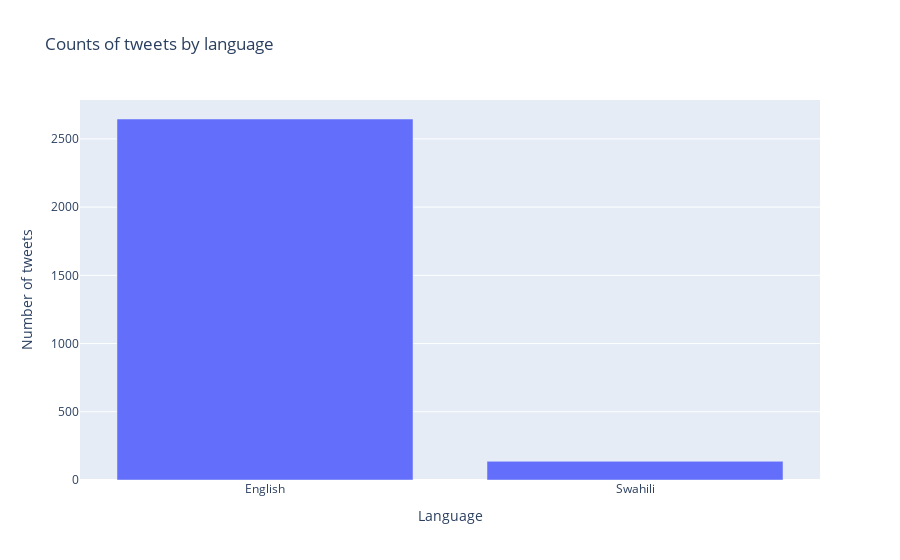

Source (notebook cell):
### Code cell
#Lets see the count of kiswahili vs English reviews
df['language'].value_counts()

fig = px.bar(df, 
             y=df['language'].value_counts().values, 
             x=df['language'].value_counts().index,
             title = "Counts of tweets by language",
            labels={"x":"Language","y":"Number of tweets"})
fig.show()

### Figure 1 — Plotly figure (JSON) as saved in the notebook; plotly's stock layout.template omitted (floating-point values rounded to 4 significant figures)
{"data": [{"alignmentgroup": "True", "hovertemplate": "Language=%{x}<br>Number of tweets=%{y}<extra></extra>", "legendgroup": "", "marker": {"color": "#636efa", "pattern": {"shape": ""}}, "name": "", "offsetgroup": "", "orientation": "v", "showlegend": false, "textposition": "auto", "type": "bar", "x": ["English", "Swahili"], "xaxis": "x", "y": [2646, 137], "yaxis": "y"}], "layout": {"barmode": "relative", "legend": {"tracegroupgap": 0}, "title": {"text": "Counts of tweets by language"}, "xaxis": {"anchor": "y", "domain": [0, 1], "title": {"text": "Language"}}, "yaxis": {"anchor": "x", "domain": [0, 1], "title": {"text": "Number of tweets"}}}}
